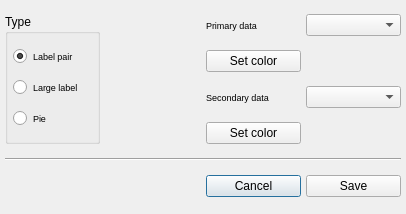
<?xml version="1.0" encoding="UTF-8"?>
<ui version="4.0">
 <class>Dialog_deineTopbarItem</class>
 <widget class="QDialog" name="Dialog_deineTopbarItem">
  <property name="geometry">
   <rect>
    <x>0</x>
    <y>0</y>
    <width>406</width>
    <height>214</height>
   </rect>
  </property>
  <property name="minimumSize">
   <size>
    <width>406</width>
    <height>214</height>
   </size>
  </property>
  <property name="maximumSize">
   <size>
    <width>406</width>
    <height>214</height>
   </size>
  </property>
  <property name="windowTitle">
   <string>Topbar item</string>
  </property>
  <layout class="QGridLayout" name="gridLayout">
   <property name="leftMargin">
    <number>5</number>
   </property>
   <property name="topMargin">
    <number>5</number>
   </property>
   <property name="rightMargin">
    <number>5</number>
   </property>
   <property name="bottomMargin">
    <number>5</number>
   </property>
   <property name="spacing">
    <number>5</number>
   </property>
   <item row="5" column="2">
    <widget class="QPushButton" name="btn_cancel">
     <property name="text">
      <string>Cancel</string>
     </property>
    </widget>
   </item>
   <item row="1" column="2">
    <widget class="QPushButton" name="btn_setPrimaryColor">
     <property name="text">
      <string>Set color</string>
     </property>
    </widget>
   </item>
   <item row="3" column="2">
    <widget class="QPushButton" name="btn_setSecondaryColor">
     <property name="text">
      <string>Set color</string>
     </property>
    </widget>
   </item>
   <item row="1" column="3">
    <widget class="QWidget" name="widget_primaryColor" native="true"/>
   </item>
   <item row="4" column="0" colspan="4">
    <widget class="Line" name="line">
     <property name="orientation">
      <enum>Qt::Horizontal</enum>
     </property>
    </widget>
   </item>
   <item row="0" column="3">
    <widget class="QComboBox" name="combo_primaryData"/>
   </item>
   <item row="2" column="3">
    <widget class="QComboBox" name="combo_secondaryData"/>
   </item>
   <item row="0" column="0" rowspan="4">
    <widget class="QGroupBox" name="groupBox">
     <property name="title">
      <string>Type</string>
     </property>
     <layout class="QVBoxLayout" name="verticalLayout">
      <property name="spacing">
       <number>5</number>
      </property>
      <property name="leftMargin">
       <number>5</number>
      </property>
      <property name="topMargin">
       <number>5</number>
      </property>
      <property name="rightMargin">
       <number>5</number>
      </property>
      <property name="bottomMargin">
       <number>5</number>
      </property>
      <item>
       <widget class="QRadioButton" name="radio_labelPair">
        <property name="font">
         <font>
          <pointsize>7</pointsize>
         </font>
        </property>
        <property name="text">
         <string>Label pair</string>
        </property>
        <property name="checked">
         <bool>true</bool>
        </property>
       </widget>
      </item>
      <item>
       <widget class="QRadioButton" name="radio_largeLabel">
        <property name="font">
         <font>
          <pointsize>7</pointsize>
         </font>
        </property>
        <property name="text">
         <string>Large label</string>
        </property>
       </widget>
      </item>
      <item>
       <widget class="QRadioButton" name="radio_pie">
        <property name="font">
         <font>
          <pointsize>7</pointsize>
         </font>
        </property>
        <property name="text">
         <string>Pie</string>
        </property>
       </widget>
      </item>
     </layout>
    </widget>
   </item>
   <item row="3" column="3">
    <widget class="QWidget" name="widget_secondaryColor" native="true"/>
   </item>
   <item row="2" column="2">
    <widget class="QLabel" name="label_2">
     <property name="font">
      <font>
       <pointsize>7</pointsize>
      </font>
     </property>
     <property name="text">
      <string>Secondary data</string>
     </property>
    </widget>
   </item>
   <item row="0" column="2">
    <widget class="QLabel" name="label">
     <property name="font">
      <font>
       <pointsize>7</pointsize>
      </font>
     </property>
     <property name="text">
      <string>Primary data</string>
     </property>
    </widget>
   </item>
   <item row="5" column="3">
    <widget class="QPushButton" name="btn_save">
     <property name="text">
      <string>Save</string>
     </property>
    </widget>
   </item>
   <item row="0" column="1">
    <spacer name="horizontalSpacer">
     <property name="orientation">
      <enum>Qt::Horizontal</enum>
     </property>
     <property name="sizeType">
      <enum>QSizePolicy::Maximum</enum>
     </property>
     <property name="sizeHint" stdset="0">
      <size>
       <width>20</width>
       <height>20</height>
      </size>
     </property>
    </spacer>
   </item>
  </layout>
 </widget>
 <resources/>
 <connections/>
</ui>
